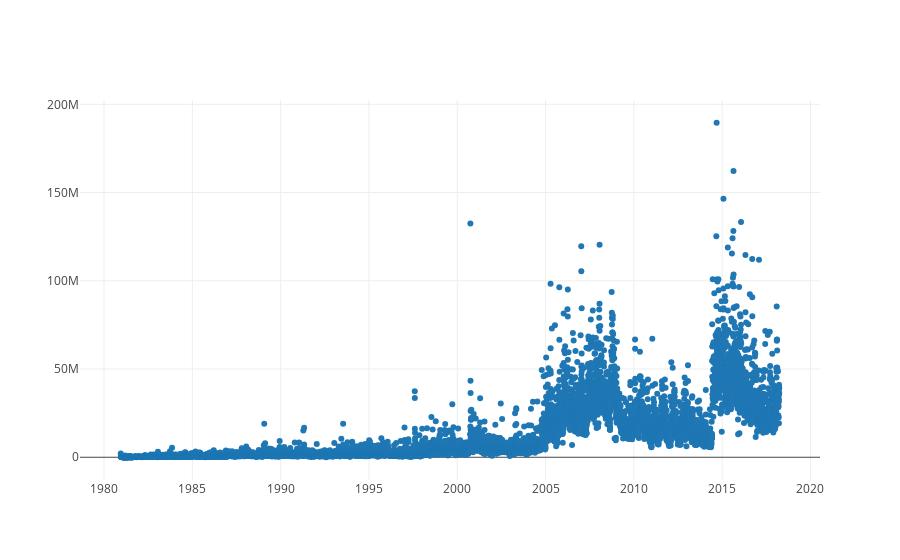

Write notebook code for a chart like this one.
### Markdown cell above
## Scatter plot

### Code cell
trace = go.Scatter(x=time_series,y=sales_volume,mode="markers")

data = [trace]
figure = dict(data=data)
iplot(figure)

### Figure 1 — Plotly figure (JSON) as saved in the notebook; plotly's stock layout.template omitted (floating-point values rounded to 4 significant figures; data arrays with more than 128 entries replaced by an {"elided": "..."} marker saying what was removed)
{"data": [{"mode": "markers", "type": "scatter", "uid": "0334a894-30ce-4354-9ab4-15eff6089e60", "x": {"elided": "9400 str values"}, "y": {"elided": "9400 int values"}}], "layout": {}}
